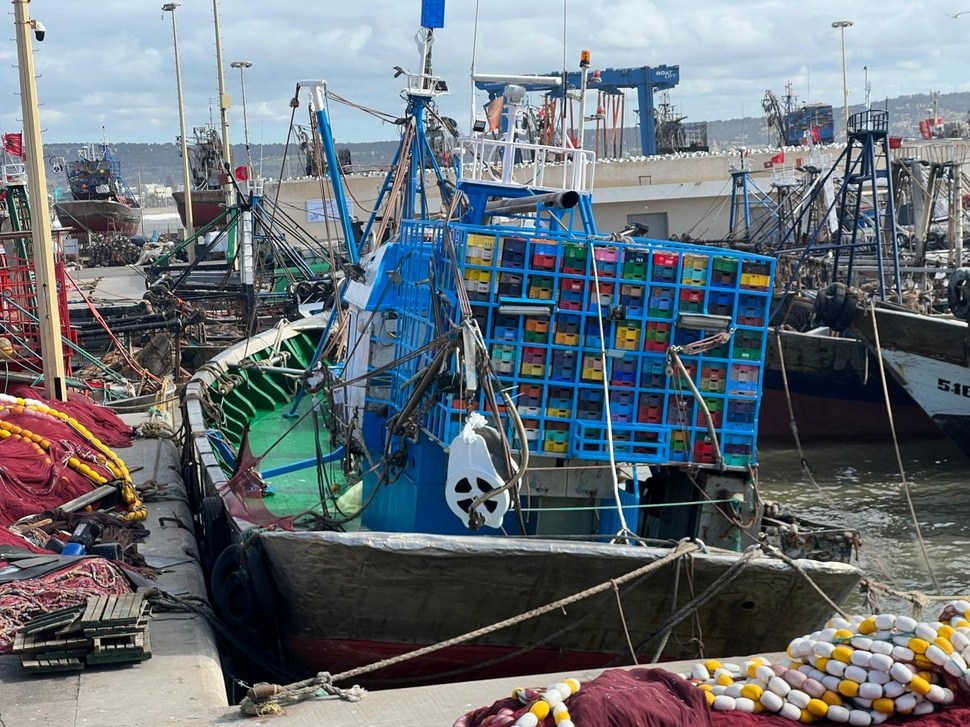
#> input picture mc2/data/detection_boot.jpeg, 970 x 727 px, shrunk from 1600 x 1200 before the run
$ jupyter execute 'gbsv_mc2.2_pattern detection_sandra_senn.ipynb'
#> lines starting #> are read from the running program, lines starting #| are printed output that depends on the picture
# Task: Pattern Detection

**Student Name:**  Sandra Senn

**Country:**  Morocco

**Semester term:** FS26

**Repository:** https://github.com/Sandra-Senn/gbsv_mc

[cell 1]
import cv2
import matplotlib.patches as patches
import matplotlib.pyplot as plt
import numpy as np
import pandas as pd

PATH = '../mc2/data/detection_boot.jpeg'

## Morocco - Fishingboat in the Kasbah of Essaouira

<p style="display: flex; align-items: center ;">
  <span style="flex: 1;">
    Imagine this: about a week before the chaos of the dromedar market in Guelmim, I found myself in a completely different kind of Moroccan scene. It was a hot afternoon at the harbour of the Kasbah in Essaouira, where the Atlantic light hit the blue fishing boats, the worn wood, and the tangled nets in a way that made everything feel both raw and strangely calm.
  Compared to the noise, movement, and sensory overload of the market, this moment felt almost minimal. No shouting, no herds, no constant negotiation — just repetition, structure, and rhythm. Boat after boat lined up along the harbour, each one part of a larger visual pattern shaped by color, texture, shadow, and form.
  I took this photo of a fishing boat because it captured exactly that feeling: a quiet moment of order before the vibrant chaos that would follow a few days later in Guelmim. This image, taken on a hot day in Essaouira roughly one week before the dromedar market, becomes the starting point of my Mini Challenge on Pattern Detection.

## Day 6 – Data & Domain

### Use Case
*Focus: domain and application context*

In the context of fishery port logistics and catch processing management, images of fishing vessels at berth are captured by fixed harbour cameras in order to automatically estimate the number of fish transport crates loaded on each vessel prior to unloading.

These images are used by port operators and fish auction managers to plan unloading sequences, allocate handling resources, and estimate incoming catch volume in real time.

This use case is particularly relevant for Morocco, which operates one of the largest Atlantic fishing fleets in Africa, ports such as Agadir, Casablanca, and Laâyoune process hundreds of vessel arrivals per day, and manual crate counting constitutes a time-consuming bottleneck that automated image-based line detection could substantially accelerate.

### Problem Statement
*Focus: technical vulnerability*

This project addresses the problem of applying line detection to images of fish transport crate racks on Moroccan fishing vessels within the context of automated crate counting for port logistics management.

If the Canny thresholds are set too low, spurious edge responses from ropes, surface textures, and background harbour clutter may be misdetected as crate grid boundaries, leading to overcounting; if set too high, genuine grid frame edges may be suppressed due to shadow-induced contrast reduction, leading to undercounting.

Preserving reliable detection of the rectangular grid lines of the crate rack is essential for accurate crate enumeration in this port logistics use case.

### Experimental Objective
*Focus: investigation goal at the conceptual level.*

The objective of this project is to investigate how the sensitivity of edge detection and minimum segment length parameters influence the number and quality of detected line segments in a perspective-distorted crate rack image from a Moroccan fishing harbour, in order to better understand which parameter configurations reliably detect the structural grid lines of the crate rack while suppressing background clutter in this port logistics application.

### Data Definition, Source, and Visualization
*Focus: data characteristics, data source, and visual inspection.*

The selected image represents a blue fishing vessel moored at a Moroccan Atlantic port in Essaouira, loaded with a large rectangular rack of multicoloured plastic fish transport crates arranged in a regular grid pattern, captured using a smartphone camera (IPhone 13 pro) and expressed as an 8-bit RGB image (pixel values in [0, 255]) at a resolution of approximately 1024 x 768 pixels.

Its relevant characteristics include a prominent rectangular grid structure formed by the blue metal frame of the crate rack, generating strong horizontal and near-vertical intensity transitions, partially occluded by foreground ropes and rigging and viewed under a slight perspective angle, both of which challenge reliable line detection; at this resolution, the crate rack occupies a ROI of approximately 268 × 24 pixels, with individual crate cells spanning approximately 3 pixels in width and 33 pixels in height.

The data originate from a personal photograph taken during my last backpacking trip in January at the Moroccan Atlantic coast in Essaouira and are appropriate because they authentically represent the outdoor lighting conditions, perspective distortion, and background complexity characteristic of real harbour camera imagery in the defined port logistics use case.

[cell 2]
img_color = cv2.imread(PATH)
#> img_color is the input picture: shape (727, 970, 3); mean B, G, R 117.8, 111.6, 103.4
img_rgb   = cv2.cvtColor(img_color, cv2.COLOR_BGR2RGB)
img_gray  = cv2.cvtColor(img_color, cv2.COLOR_BGR2GRAY)
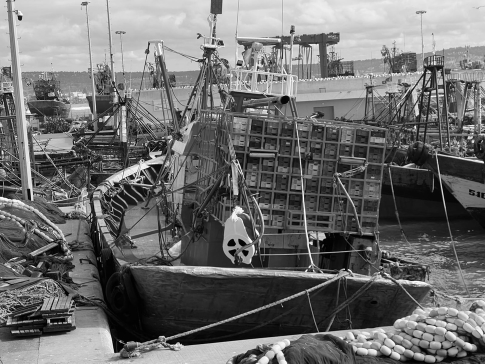
#> img_gray: shape (727, 970) (shown at 1/2 size); min 0, max 255, mean 109.8
h, w = img_gray.shape

roi_y, roi_x = int(h * 0.15), int(w * 0.38)
roi_h, roi_w = int(h * 0.65), int(w * 0.48)

fig, axes = plt.subplots(1, 2, figsize=(14, 6))

axes[0].imshow(img_rgb)
rect = patches.Rectangle((roi_x, roi_y), roi_w, roi_h,
                          linewidth=2, edgecolor="cyan", facecolor="none")
axes[0].add_patch(rect)
axes[0].annotate("ROI: crate rack grid",
                 xy=(roi_x, roi_y), xytext=(roi_x - 300, roi_y - 100),
                 fontsize=9, color="cyan",
                 arrowprops=dict(arrowstyle="->", color="cyan"))
axes[0].set_title("Original image: Fishing vessel, Moroccan Atlantic port")
axes[0].set_xlabel("Pixel x")
axes[0].set_ylabel("Pixel y")

roi_crop = img_rgb[roi_y:roi_y+roi_h, roi_x:roi_x+roi_w]
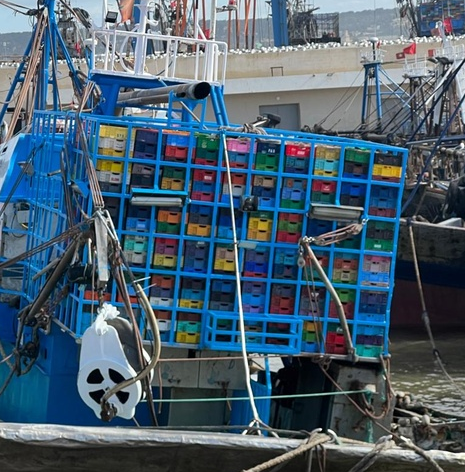
#> roi_crop: shape (472, 465, 3); mean R, G, B 73.6, 94.7, 110.7
axes[1].imshow(roi_crop)
axes[1].set_title("ROI crop: rectangular crate rack grid structure")
axes[1].set_xlabel("Pixel x (within ROI)")
axes[1].set_ylabel("Pixel y (within ROI)")

plt.tight_layout()
plt.show()
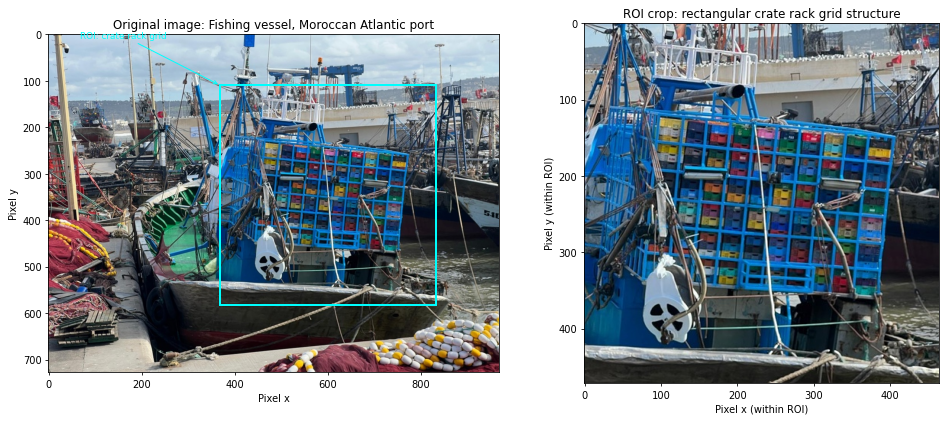
#> figure drawn by matplotlib, 2 panels

**Observations**:
The visualization illustrates a fishing vessel loaded with a large rectangular rack of multicoloured fish transport crates, with a clearly visible grid of horizontal and near-vertical blue metal frame edges forming the dominant structural pattern of the image, with notable perspective distortion and rope occlusion observed throughout the crate rack region. This region was selected because it directly represents the structural feature of interest for the defined port logistics use case, the rectangular grid lines whose detection enables automated crate counting, and because it concentrates the key technical challenge identified in the problem statement: distinguishing genuine grid frame edges from ropes, surface textures, and background harbour clutter.

## Day 7 – Methodological Design

<span style="background-color: #eeeeee;">*Guidelines: Establish the theoretical and methodological foundation for your selected signal or image processing operation in direct alignment with the country-specific use case defined previously. Formally state the relevant theoretical principle and explain its assumptions, validity conditions, and domain-specific applicability. Select and justify concrete methods and parameter values appropriate for your one-dimensional signal or two-dimensional image data, explaining why these choices fit the defined analytical objective.
Derive necessary quantities mathematically where applicable, documenting each step with explicit assumptions and consistent units (temporal, spatial, or frequency units as relevant). Specify and justify the experimental design to be executed on the next day: define the parameters to vary, the control/baseline configuration, and the structured parameter sweep (ranges and step sizes). Theoretically predict the expected qualitative effects of these variations on the signal or image and identify likely failure modes (e.g., aliasing, instability, sensitivity to noise, loss of detail). Discuss methodological limitations, idealizations, and potential sources of misinterpretation. No simulations, visualizations, or experimental demonstrations should be included.*
</span>

### Theoretical Foundation and Method Choice
*Focus: principled justification aligned with the use case*

This investigation applies the principle of gradient-based edge detection followed by parametric line accumulation to images of fish transport crate racks on Moroccan fishing vessels within the context of automated crate counting for port logistics management.

This principle assumes that relevant structural boundaries produce locally maximal intensity gradients in the image, and is valid under the condition that the contrast between the blue metal frame and the multicoloured crate faces is sufficiently high relative to background noise, a condition that holds under the overcast outdoor daylight captured in the selected image.

The Canny edge detector is selected because it provides optimal detection, localization, and minimal response criteria for gradient-based edges, making it the most principled choice for detecting the frame boundaries of the crate grid.The Probabilistic Hough Line Transform is selected because it efficiently converts the edge map into geometric line segments, directly supporting the counting objective.

If these assumptions are violated, for example if ropes cast strong shadows that generate gradient magnitudes comparable to the frame edges, spurious line detections may occur, compromising crate count accuracy in this port logistics use case.

### Parameter Definition and Mathematical Specification
*Focus: explicit parameter selection, derivation, and unit consistency*

The image is characterized by 8-bit RGB pixel values in [0, 255] at a resolution of 1024 × 768 pixels, with a crate rack ROI of approximately 268 × 24 pixels, within which each crate cell spans approximately 3 pixels in width and 33 pixels in height based on visual inspection at this resolution.

Based on the pipeline structure, the following parameters are required: Canny low and high thresholds ($T_1$, $T_2$) in gradient magnitude units [0–255] controlling edge sensitivity, Gaussian blur kernel size and $\sigma$ for pre-smoothing, Hough `minLineLength` [pixels] defining the minimum segment length to be reported, and `maxLineGap` [pixels] controlling gap bridging between collinear segments.

The value of `minLineLength` is derived as approximately $0.7 \times 33 = 23$ pixels for the strict configuration, ensuring that only segments spanning most of a crate cell height are retained; in this domain, `minLineLength` corresponds directly to the minimum physical extent of a detectable horizontal crate frame edge in the image plane at 1024 × 768 resolution.

These parameter choices are appropriate because the crate rack geometry provides a known reference scale for setting length thresholds, and the overcast lighting ensures relatively stable contrast conditions in the context of this port logistics application.

### Experimental Design for Next Days
*Focus: structured parameter variation and theoretical prediction*

The baseline configuration is defined as Canny ($T_1=50$, $T_2=150$), Gaussian blur (3×3, $\sigma=1.0$), PPHT ($\rho=1$ pixel, $\theta=1°$, threshold=10, `minLineLength=15` pixels, `maxLineGap=3` pixels), applied to the grayscale ROI crop of the crate rack.

The following parameters will be varied systematically across two additional configurations: Canny $T_2$ (150 → 80 → 220) and `minLineLength` (15 → 5 → 23 pixels), keeping all other parameters fixed; $T_1$ is coupled as $T_1 = T_2 / 3$ following the standard 1:3 ratio recommendation.

The selected ranges are justified because $T_2 = 80$ represents a permissive threshold that admits texture and rope edges in addition to frame boundaries, while $T_2 = 220$ retains only the strongest contrast transitions; similarly, `minLineLength = 5` allows very short rope-induced segments while `minLineLength = 23` ($\approx 0.7 \times 33$ px) restricts detection to segments spanning most of a single crate cell height.

It is theoretically expected that decreasing $T_2$ and `minLineLength` (Config 1) will substantially increase the number of detected segments due to clutter inclusion, while increasing both (Config 2) will reduce detection count by suppressing shorter and weaker grid line segments — particularly near the rack periphery where perspective distortion shortens the projected line lengths.

All configurations will be documented with explicit parameter values to ensure traceability.

### Methodological Limitations and Risk Factors
*Focus: assumptions, stability, and potential misinterpretation*

This approach assumes that the crate frame boundaries produce gradient magnitudes clearly separable from those of ropes, surface textures, and background structures, which may be violated in harbour images with strong rope shadows or specular reflections from wet crate surfaces that locally elevate gradient magnitudes to levels comparable to genuine frame edges.

The method is expected to be reliable when the crate rack is viewed frontally under uniform diffuse lighting, but may become unreliable when strong perspective distortion shortens the projected length of peripheral grid lines below `minLineLength`, causing systematic under-detection of the rack boundary rows and columns.

In this port logistics use case, the primary risk factors are rope occlusion and perspective-induced segment shortening, potentially leading to systematic crate count underestimation precisely in the outer rows and columns where rack loading is most variable.

## Day 8– Implementation

*Focus: structured, traceable execution*

<span style="background-color: #eeeeee;">*Guidelines: Implement the previously defined methodological framework in a structured and reproducible manner. Organize your notebook clearly, separating data preparation, parameter definition, baseline configuration, and parameter variation. The implementation must directly follow the previously defined methodological plan. All relevant parameters must be explicitly declared and applied as specified. Do not introduce new methods or undocumented parameter changes; any deviation must be briefly justified (one sentence).
Ensure that each experiment is traceable by clearly labeling configurations and avoiding undocumented changes. Visualizations must include properly labeled axes (with units where applicable), clear legends, and consistent formatting to allow comparison across parameter settings.
 If not otherwise stated, libarys may be used for your implementations. Keep experiments concise and focused. Observations, interpretation and performance evaluation will be conducted on a later day.*</span>

<span style="background-color: #eeeeee;">*Code Quality Requirements: The submission must not contain any commented-out code passages. Code should be clean, readable, and executable without residual development artifacts. Comments should be used sparingly and only where they add value. In particular, comments are appropriate when explaining why a specific methodological decision was made, clarifying non-obvious implementation details, or referencing a theoretical source. Avoid redundant comments that merely restate what the code already expresses.
The code should be written in a clear and structured manner such that its logic is largely self-explanatory. Use meaningful variable names and consistent formatting to enhance readability.*</span>

[cell 3]
img_color = cv2.imread(PATH)
img_rgb   = cv2.cvtColor(img_color, cv2.COLOR_BGR2RGB)
img_gray  = cv2.cvtColor(img_color, cv2.COLOR_BGR2GRAY)
H, W = img_gray.shape

roi_y, roi_x = int(H * 0.18), int(W * 0.42)
roi_h, roi_w = int(H * 0.55), int(W * 0.38)
roi_gray = img_gray[roi_y:roi_y+roi_h, roi_x:roi_x+roi_w]
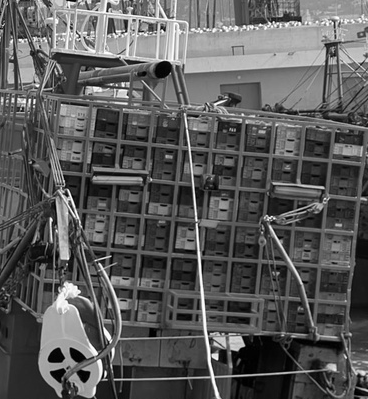
#> roi_gray: shape (399, 368); min 0, max 255, mean 90.1
roi_rgb  = img_rgb[roi_y:roi_y+roi_h,  roi_x:roi_x+roi_w]
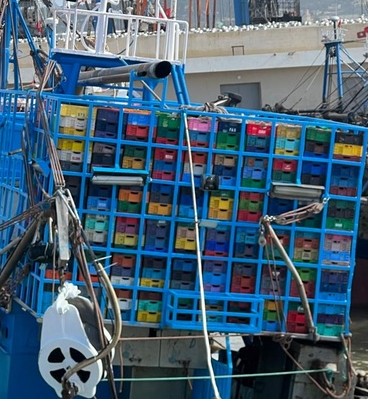
#> roi_rgb: shape (399, 368, 3); mean R, G, B 69.9, 95.6, 115
roi_blurred = cv2.GaussianBlur(roi_gray, (5, 5), sigmaX=1.5)
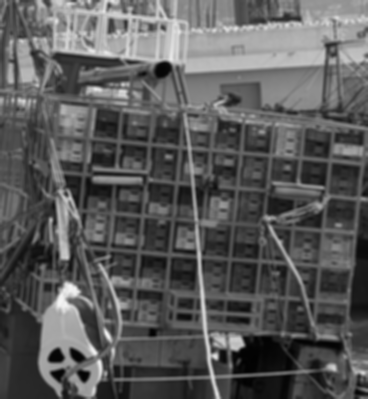
#> roi_blurred: shape (399, 368); min 2, max 244, mean 90.1

print(f"Image: {W} x {H} px  |  ROI: {roi_w} x {roi_h} px  |  estimated cell: ~87 x 82 px")
#| Image: 970 x 727 px  |  ROI: 368 x 399 px  |  estimated cell: ~87 x 82 px

[cell 4]
configs = [
    {"name": "Baseline", "label": "Baseline\n(T2=150, minL=57)",  "t1": 50, "t2": 150, "minL": 57,  "gap": 8, "thr": 30},
    {"name": "Config 1", "label": "Config 1\n(T2=90,  minL=30)",  "t1": 30, "t2": 90,  "minL": 30,  "gap": 8, "thr": 20},
    {"name": "Config 2", "label": "Config 2\n(T2=200, minL=80)",  "t1": 67, "t2": 200, "minL": 80,  "gap": 8, "thr": 30},
]

edge_maps       = {}
detection_imgs  = {}
n_lines_per_cfg = []

for cfg in configs:
    edges = cv2.Canny(roi_blurred, threshold1=cfg["t1"], threshold2=cfg["t2"])
    lines = cv2.HoughLinesP(edges, rho=1, theta=np.pi/180,
                            threshold=cfg["thr"], minLineLength=cfg["minL"], maxLineGap=cfg["gap"])
    n = len(lines) if lines is not None else 0
    n_lines_per_cfg.append(n)
    edge_maps[cfg["label"]] = edges
    vis = roi_rgb.copy()
    if lines is not None:
        for line in lines:
            x1, y1, x2, y2 = line[0]
            cv2.line(vis, (x1, y1), (x2, y2), (255, 0, 0), 2)
    detection_imgs[cfg["label"]] = (vis, n)
#> this loop made 3 passes
#> n on passes 1 to 3: 71, 501, 11
#> pass 1, `edges = cv2.Canny(roi_blurred, threshold1=cfg["t1"], threshold2=cfg["t..`:
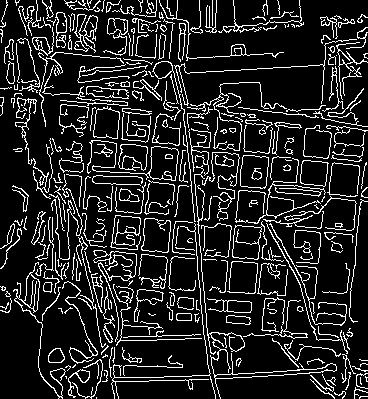
#> edges: shape (399, 368); 14.2% white in thin lines or dots
#> after the loop:
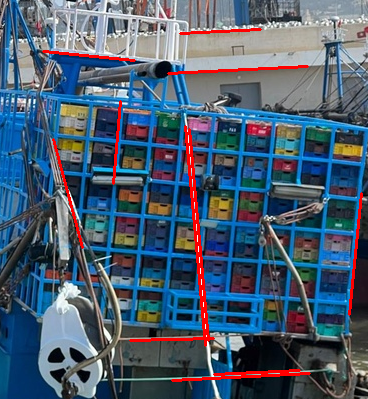
#> vis: shape (399, 368, 3); mean R, G, B 74.6, 92.5, 111.6
#> after the loop, detection_imgs = 3 items; edge_maps = 3 items; n_lines_per_cfg = [71, 501, 11]

[cell 5]
fig, axes = plt.subplots(2, 3, figsize=(18, 9))
for col, (label, (vis_img, n)) in enumerate(detection_imgs.items()):
    axes[0, col].imshow(roi_rgb)
    axes[0, col].set_title(f"ROI original\n{label}", fontsize=9)
    axes[0, col].set_xlabel("Pixel x (ROI)")
    axes[0, col].set_ylabel("Pixel y (ROI)")
    axes[1, col].imshow(vis_img)
    axes[1, col].set_title(f"Detected segments (red): n={n}\n{label}", fontsize=9)
    axes[1, col].set_xlabel("Pixel x (ROI)")
    axes[1, col].set_ylabel("Pixel y (ROI)")
plt.suptitle("Row 1: ROI original  |  Row 2: Detected line segments — crate rack, Essaouira", fontsize=11)
plt.tight_layout()
plt.show()
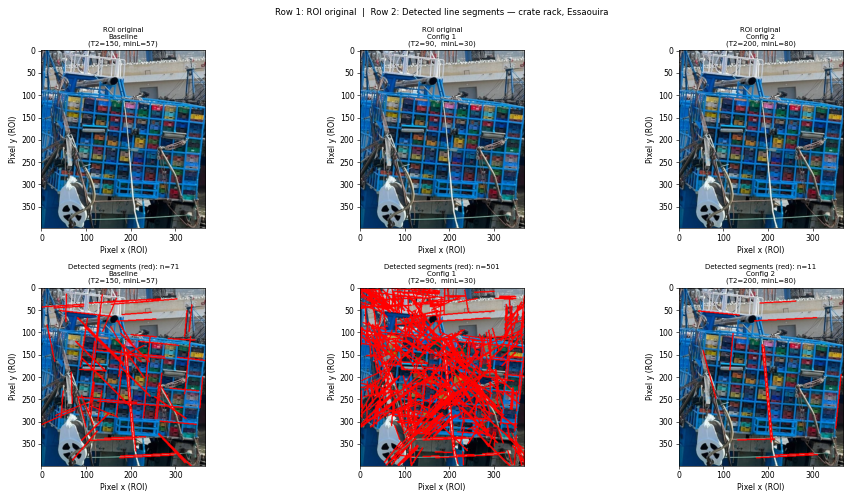
#> figure drawn by matplotlib, 6 panels

### Ablation Study

None of the three configurations detects close to the expected ~15 grid lines. To determine whether this is a parameter problem or a structural image problem, a systematic parameter sweep was conducted and two alternative pre-processing approaches were evaluated.

[cell 6]
# ── Parameter sweep: T2 (minL=57 fixed) and minL (T2=150 fixed) ──────────
t2_values   = [80, 100, 120, 150, 180, 200, 250, 300]
minL_values = [20, 40, 60, 80, 100, 120, 150, 200]

def _n(edges, minL, gap=8, thr=30):
#> called with minL = 57, gap = 8, thr = 30
    lines = cv2.HoughLinesP(edges, 1, np.pi/180, thr, minLineLength=minL, maxLineGap=gap)
#> lines = 143 rows, first 6: [268, 270, 328, 339], [179, 376, 299, 370], [97, 86, 232, 221], [73, 213, 94, 285], [98, 67, 210, 187], [34, 68, 147, 177]
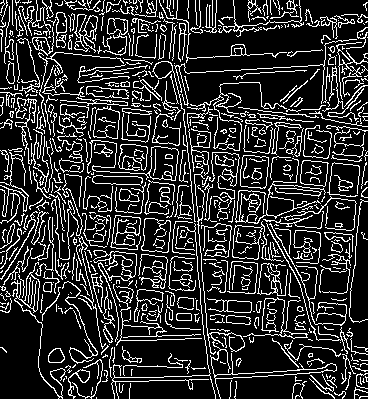
#> edges: shape (399, 368); 18.8% white in thin lines or dots
    return len(lines) if lines is not None else 0

n_t2   = [_n(cv2.Canny(roi_blurred, t2//3, t2), minL=57)   for t2   in t2_values]
#> in _n (call 2), `lines = cv2.HoughLinesP(edges, 1, np.pi/180, thr, minLineLength=minL, ..`: lines = 102 rows, first 6: [118, 54, 230, 166], [191, 145, 201, 262], [114, 67, 212, 165], [110, 37, 279, 28], [196, 254, 208, 375], [52, 284, 52, 169]
#> (the rest of the program and of its run is left out)
